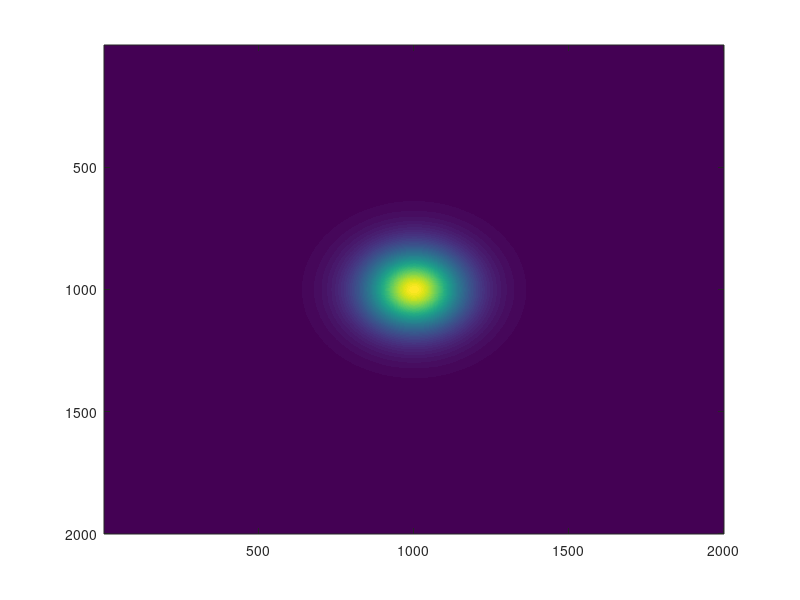

Source code (MATLAB):
#3
n = 2000;

#4
a = -10;
b = 10;
h = (b-a)/n;
x = (a:h:b);
size(x)
x(end) = [];
size(x)

#5
f = airy(1,-x);

#6
#{
plot(x,f)
xlabel("x");
ylabel("y");
title("Funtion f(-x)");
#}
#7
f1 = airy(1, 2*(-x));
#{
plot(x, f1)
xlabel("x");
ylabel("y");
title("Funtion f(-2x)");
#}
f2 = airy(1, (-x + 5));
#{
plot(x, f2)
xlabel("x");
ylabel("y");
title("Funtion f(-x + 5)");
#}
#8
#{
plot(x(1: end/4), f(1: end/4))
xlabel("x");
ylabel("y");
title("First quarter f(-x)");

plot(x(end/4: end * 3/4), f(end/4: end * 3/4))
xlabel("x");
ylabel("y");
title("First quarter f(-x)");
#}
#9
domain = x > 0 & x < 7;
#{
plot(x(domain), f(domain))
xlabel("x");
ylabel("y");
title("Function f(-x) on the interval [0, 7]");
#}
#10
g = besselj(1,x);
#{
plot(x, g)
xlabel("x");
ylabel("y");
title("Funtion g");
#}
#11
s = f + g;
p = f.*g;

#12
#{
plot(x, f, "-;f(x);c")
hold on;
plot(x, g, "-.;g(x);r")
plot(x(1: 30: end), s(1: 30: end), ".<;f(x) + g(x); b")
plot(x(1: 30: end), p(1: 30: end), "--.<;f(x)g(x); m")
hold off;
#}
#13
#{
plot(x, real(f))
xlabel("x");
ylabel("y");
title("Real part of function f(x)");

plot(x, imag(f))
xlabel("x");
ylabel("y");
title("Image part of function f(x)");

plot(x, abs(f))
xlabel("x");
ylabel("y");
title("Amplitude of function f(x)");

plot(x, arg(f))
xlabel("x");
ylabel("y");
title("Phase of function f(x)");
#}
#14
h = f .* exp(1i * x);
#{
figure(1)
plot(x, real(h))
xlabel("x");
ylabel("y");
title("Real part of function h(x)");

figure(2)
plot(x, imag(h))
xlabel("x");
ylabel("y");
title("Image part of function h(x)");

figure(3)
plot(x, abs(h))
xlabel("x");
ylabel("y");
title("Amplitude of function h(x)");

figure(4)
plot(x, arg(h))
xlabel("x");
ylabel("y");
title("Phase of function h(x)");
#}
#15
F = g.'*f;
#{
figure(5);
imagesc(real(F));
colorbar;
colormap blue;
#}
f1 = f(end/4: end * 3/4);
g1 = g(end/4: end * 3/4);
F1 = g1.'*f1;
#{
figure(6);
imagesc(real(F1));
colorbar;
colormap blue;
#}
#16
y = x;
[X, Y] = meshgrid (x, y);
[F2, G2] = meshgrid (f, g);
G = Y.*F2 + X .*G2;
#{
figure(7);
imagesc(real(G));
colorbar;
colormap blue;
#}
#17
R = sqrt(X.^2 + Y.^2);
#{
figure(8);
imagesc(R);
colorbar;
colormap blue;
#}
FI = atan2(X, Y);
#{
figure(9);
imagesc(FI);
colorbar;
colormap blue;
#}
#18
fr = airy(1, R);
H = fr.* exp(1i*4*FI);
#{
figure(10);
imagesc(real(H));
#}
#{
figure(11);
imagesc(imag(H));
#}

figure(12);
imagesc(abs(H));

#{
figure(13);
imagesc(arg(H));
#}